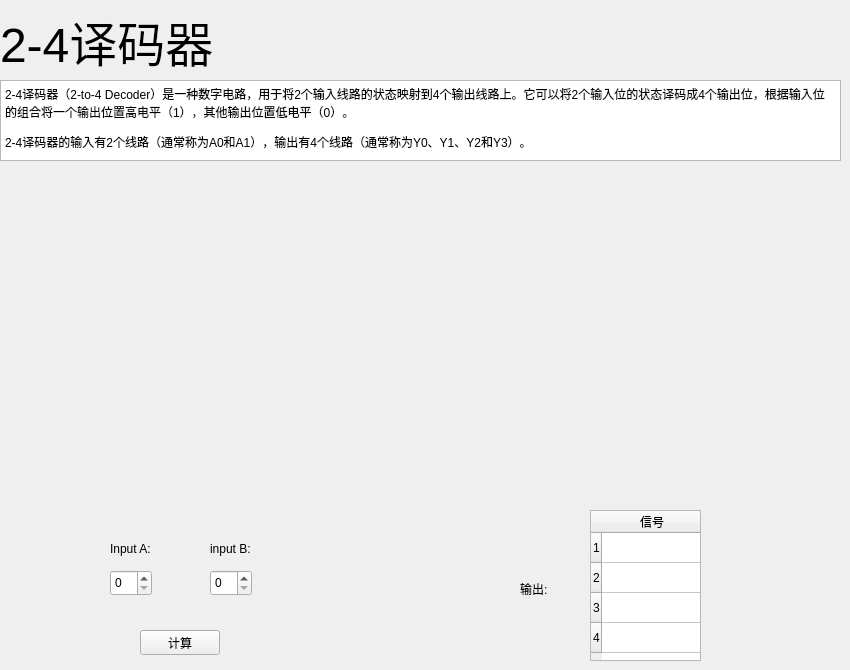
        <widget class="QWidget" name="page_7">
         <widget class="QLabel" name="label_7">
          <property name="geometry">
           <rect>
            <x>0</x>
            <y>0</y>
            <width>221</width>
            <height>81</height>
           </rect>
          </property>
          <property name="font">
           <font>
            <pointsize>36</pointsize>
           </font>
          </property>
          <property name="text">
           <string>2-4译码器</string>
          </property>
         </widget>
         <widget class="QTextBrowser" name="textBrowser_7">
          <property name="geometry">
           <rect>
            <x>0</x>
            <y>80</y>
            <width>841</width>
            <height>81</height>
           </rect>
          </property>
          <property name="html">
           <string>&lt;!DOCTYPE HTML PUBLIC &quot;-//W3C//DTD HTML 4.0//EN&quot; &quot;http://www.w3.org/TR/REC-html40/strict.dtd&quot;&gt;
&lt;html&gt;&lt;head&gt;&lt;meta name=&quot;qrichtext&quot; content=&quot;1&quot; /&gt;&lt;style type=&quot;text/css&quot;&gt;
p, li { white-space: pre-wrap; }
&lt;/style&gt;&lt;/head&gt;&lt;body style=&quot; font-family:'Sans Serif'; font-size:9pt; font-weight:400; font-style:normal;&quot;&gt;
&lt;p style=&quot; margin-top:12px; margin-bottom:12px; margin-left:0px; margin-right:0px; -qt-block-indent:0; text-indent:0px;&quot;&gt;2-4译码器（2-to-4 Decoder）是一种数字电路，用于将2个输入线路的状态映射到4个输出线路上。它可以将2个输入位的状态译码成4个输出位，根据输入位的组合将一个输出位置高电平（1），其他输出位置低电平（0）。&lt;/p&gt;
&lt;p style=&quot; margin-top:12px; margin-bottom:12px; margin-left:0px; margin-right:0px; -qt-block-indent:0; text-indent:0px;&quot;&gt;2-4译码器的输入有2个线路（通常称为A0和A1），输出有4个线路（通常称为Y0、Y1、Y2和Y3）。&lt;/p&gt;&lt;/body&gt;&lt;/html&gt;</string>
          </property>
         </widget>
         <widget class="QLabel" name="label_42">
          <property name="geometry">
           <rect>
            <x>110</x>
            <y>540</y>
            <width>54</width>
            <height>17</height>
           </rect>
          </property>
          <property name="text">
           <string>Input A:</string>
          </property>
         </widget>
         <widget class="QLabel" name="label_43">
          <property name="geometry">
           <rect>
            <x>210</x>
            <y>540</y>
            <width>54</width>
            <height>17</height>
           </rect>
          </property>
          <property name="text">
           <string>input B:</string>
          </property>
         </widget>
         <widget class="QSpinBox" name="spinBox_15">
          <property name="geometry">
           <rect>
            <x>110</x>
            <y>570</y>
            <width>42</width>
            <height>26</height>
           </rect>
          </property>
         </widget>
         <widget class="QLabel" name="label_44">
          <property name="geometry">
           <rect>
            <x>520</x>
            <y>580</y>
            <width>54</width>
            <height>17</height>
           </rect>
          </property>
          <property name="text">
           <string>输出:</string>
          </property>
         </widget>
         <widget class="QTableWidget" name="table_full_add_8">
          <property name="geometry">
           <rect>
            <x>590</x>
            <y>510</y>
            <width>111</width>
            <height>151</height>
           </rect>
          </property>
          <property name="rowCount">
           <number>4</number>
          </property>
          <property name="columnCount">
           <number>1</number>
          </property>
          <row/>
          <row/>
          <row/>
          <row/>
          <column>
           <property name="text">
            <string>信号</string>
           </property>
          </column>
         </widget>
         <widget class="QPushButton" name="pushButton_8">
          <property name="geometry">
           <rect>
            <x>140</x>
            <y>630</y>
            <width>80</width>
            <height>25</height>
           </rect>
          </property>
          <property name="text">
           <string>计算</string>
          </property>
         </widget>
         <widget class="QSpinBox" name="spinBox_16">
          <property name="geometry">
           <rect>
            <x>210</x>
            <y>570</y>
            <width>42</width>
            <height>26</height>
           </rect>
          </property>
         </widget>
         <widget class="QLabel" name="label_16">
          <property name="geometry">
           <rect>
            <x>200</x>
            <y>200</y>
            <width>411</width>
            <height>281</height>
           </rect>
          </property>
          <property name="text">
           <string/>
          </property>
          <property name="pixmap">
           <pixmap resource="imgs/here.qrc">:/imgs/1_bit_Decoder_2-to-4_line.svg</pixmap>
          </property>
         </widget>
        </widget>
